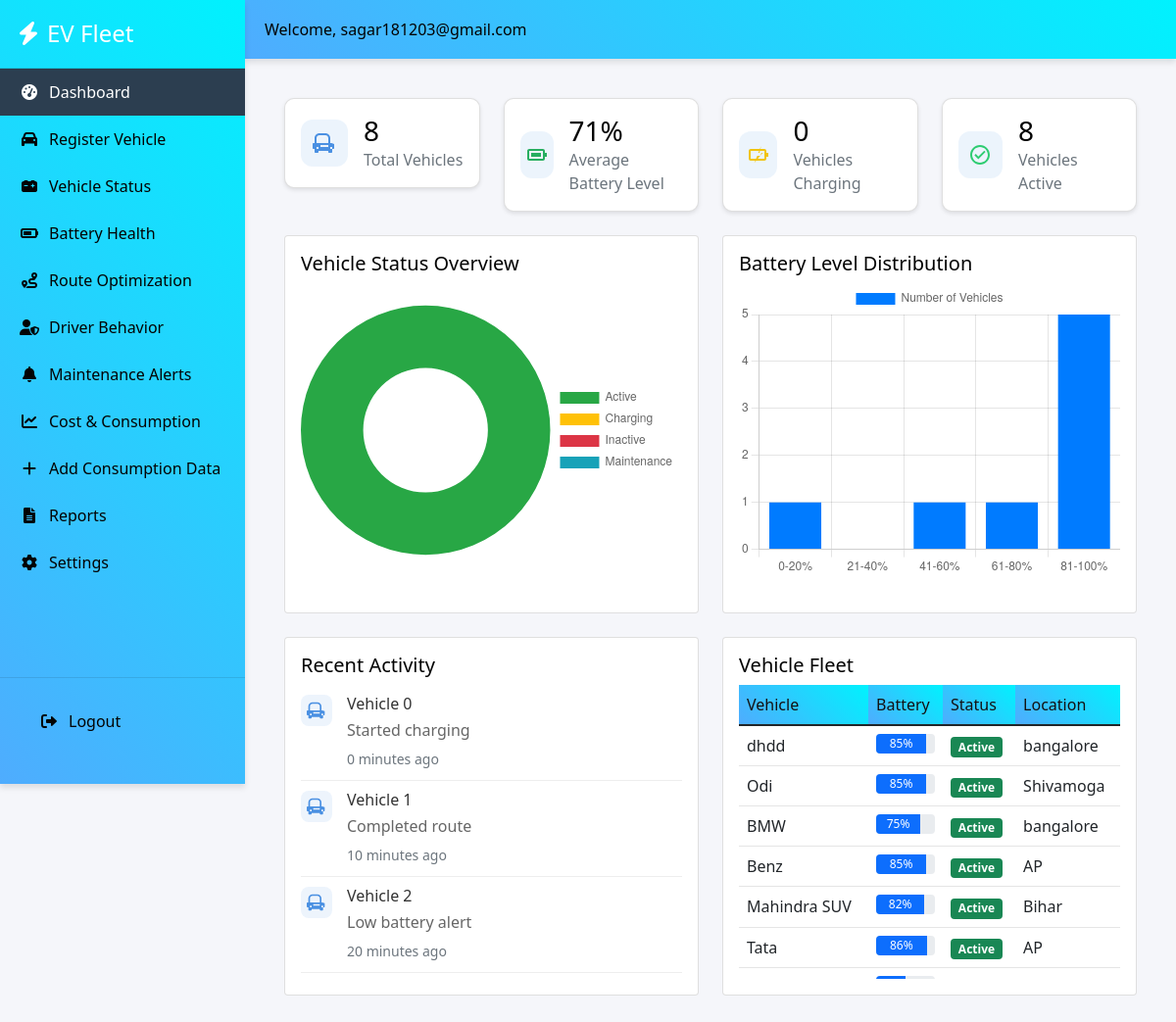
The page /dashboard (signed in) on the database its author committed.
### app.py (models this page shows)
class Vehicle(db.Model):
    id = db.Column(db.Integer, primary_key=True)
    vehicle_name = db.Column(db.String(100), nullable=False)
    vehicle_number = db.Column(db.String(50), unique=True, nullable=False)
    owner_name = db.Column(db.String(100), nullable=False)
    battery_status = db.Column(db.Integer, nullable=False)
    location = db.Column(db.String(200), nullable=False)
    speed = db.Column(db.Float, nullable=False)

### app.py (the view, shortened to what this page needs)
@app.route('/dashboard')
def dashboard():
    if not session.get('logged_in'):
        return redirect(url_for('login'))
    try:
        vehicles = Vehicle.query.all()
        total_vehicles = len(vehicles)
        battery_levels = [v.battery_status for v in vehicles]
        avg_battery_level = round(sum(battery_levels) / total_vehicles)
        vehicles_charging = sum(1 for v in vehicles if v.battery_status < 20)
        vehicles_active = sum(1 for v in vehicles if v.speed > 0)
        status_data = [
            sum(1 for v in vehicles if v.speed > 0),  # Active
            sum(1 for v in vehicles if v.battery_status < 20),  # Charging
            sum(1 for v in vehicles if v.speed == 0 and v.battery_status >= 20),  # Inactive
            sum(1 for v in vehicles if v.battery_status < 10)  # Maintenance
        ]
        battery_distribution = [
            sum(1 for v in vehicles if 0 <= v.battery_status <= 20),
            sum(1 for v in vehicles if 21 <= v.battery_status <= 40),
            sum(1 for v in vehicles if 41 <= v.battery_status <= 60),
            sum(1 for v in vehicles if 61 <= v.battery_status <= 80),
            sum(1 for v in vehicles if 81 <= v.battery_status <= 100)
        ]
        vehicles_data = []
        for vehicle in vehicles:
            status = 'Active' if vehicle.speed > 0 else 'Charging' if vehicle.battery_status < 20 else 'Inactive'
            vehicles_data.append({
                'vehicle_name': vehicle.vehicle_name,
                'battery_status': vehicle.battery_status,
                'status': status,
                'location': vehicle.location
            })
        recent_activities = []
        for i in range(5):
            activity = {
                'vehicle_id': i,
                'message': ['Started charging', 'Completed route', 'Low battery alert', 'Maintenance required'][i % 4],
                'time_ago': f'{i*10} minutes ago'
            }
            recent_activities.append(activity)
        return render_template('index.html',
            total_vehicles=total_vehicles,
            avg_battery_level=avg_battery_level,
            vehicles_charging=vehicles_charging,
            vehicles_active=vehicles_active,
            status_data=status_data,
            battery_distribution=battery_distribution,
            vehicles=vehicles_data,
            recent_activities=recent_activities
        )
    except Exception as e:
        print(f"Error in dashboard: {str(e)}")
        return render_template('index.html',
            error="Error generating dashboard visualizations",
            total_vehicles=0,
            avg_battery_level=0,
            vehicles_charging=0,
            vehicles_active=0,
            status_data=[],
            battery_distribution=[],
            vehicles=[],
            recent_activities=[]
        )

### templates/index.html (shortened to what this page needs)
{% extends 'base.html' %}
{% block content %}
<div class="container-fluid dashboard-container">
    <div class="row mb-4">
        <div class="col-md-3">
            <div class="card summary-card">
                <div class="card-body d-flex align-items-center">
                    <div class="icon-container me-3">
                        <img src="{{ url_for('static', filename='images/car.svg') }}" alt="Vehicle Icon" class="summary-icon">
                    </div>
                    <div>
                        <h3 class="card-title mb-0">{{ total_vehicles }}</h3>
                        <p class="card-text text-muted">Total Vehicles</p>
                    </div>
                </div>
            </div>
        </div>
        <div class="col-md-3">
            <div class="card summary-card">
                <div class="card-body d-flex align-items-center">
                    <div class="icon-container me-3">
                        <img src="{{ url_for('static', filename='images/battery.svg') }}" alt="Battery Icon" class="summary-icon">
                    </div>
                    <div>
                        <h3 class="card-title mb-0">{{ avg_battery_level }}%</h3>
                        <p class="card-text text-muted">Average Battery Level</p>
                    </div>
                </div>
            </div>
        </div>
        <div class="col-md-3">
            <div class="card summary-card">
                <div class="card-body d-flex align-items-center">
                    <div class="icon-container me-3">
                        <img src="{{ url_for('static', filename='images/charging.svg') }}" alt="Charging Icon" class="summary-icon">
                    </div>
                    <div>
                        <h3 class="card-title mb-0">{{ vehicles_charging }}</h3>
                        <p class="card-text text-muted">Vehicles Charging</p>
                    </div>
                </div>
            </div>
        </div>
        <div class="col-md-3">
            <div class="card summary-card">
                <div class="card-body d-flex align-items-center">
                    <div class="icon-container me-3">
                        <img src="{{ url_for('static', filename='images/active.svg') }}" alt="Active Icon" class="summary-icon">
                    </div>
                    <div>
                        <h3 class="card-title mb-0">{{ vehicles_active }}</h3>
                        <p class="card-text text-muted">Vehicles Active</p>
                    </div>
                </div>
            </div>
        </div>
    </div>
    <div class="row mb-4">
        <div class="col-md-6">
            <div class="card">
                <div class="card-body">
                    <h5 class="card-title">Vehicle Status Overview</h5>
                    <div class="chart-container">
                        <canvas id="statusChart"></canvas>
                    </div>
                </div>
            </div>
        </div>
        <div class="col-md-6">
            <div class="card">
                <div class="card-body">
                    <h5 class="card-title">Battery Level Distribution</h5>
                    <div class="chart-container">
                        <canvas id="batteryChart"></canvas>
                    </div>
                </div>
            </div>
        </div>
    </div>
    <div class="row">
        <div class="col-md-6">
            <div class="card">
                <div class="card-body">
                    <h5 class="card-title">Recent Activity</h5>
                    <div class="activity-list">
                        {% for activity in recent_activities %}
                        <div class="activity-item">
                            <div class="activity-icon">
                                <img src="{{ url_for('static', filename='images/car-small.svg') }}" alt="Vehicle Icon">
                            </div>
                            <div class="activity-content">
                                <h6>Vehicle {{ activity.vehicle_id }}</h6>
                                <p>{{ activity.message }}</p>
                                <small class="text-muted">{{ activity.time_ago }}</small>
                            </div>
                        </div>
                        {% endfor %}
                    </div>
                </div>
            </div>
        </div>
        <div class="col-md-6">
            <div class="card">
                <div class="card-body">
                    <h5 class="card-title">Vehicle Fleet</h5>
                    <div class="table-responsive">
                        <table class="table table-hover">
                            <thead>
                                <tr>
                                    <th>Vehicle</th>
                                    <th>Battery</th>
                                    <th>Status</th>
                                    <th>Location</th>
                                </tr>
                            </thead>
                            <tbody>
                                {% for vehicle in vehicles %}
                                <tr>
                                    <td>{{ vehicle.vehicle_name }}</td>
                                    <td>
                                        <div class="progress">
                                            <div class="progress-bar" role="progressbar"
                                                 style="width: {{ vehicle.battery_status }}%"
                                                 aria-valuenow="{{ vehicle.battery_status }}"
                                                 aria-valuemin="0"
                                                 aria-valuemax="100">{{ vehicle.battery_status }}%</div>
                                        </div>
                                    </td>
                                    <td>
                                        <span class="badge bg-{{ 'success' if vehicle.status == 'Active' else 'warning' }}">
                                            {{ vehicle.status }}
                                        </span>
                                    </td>
                                    <td>{{ vehicle.location }}</td>
                                </tr>
                                {% endfor %}
                            </tbody>
                        </table>
                    </div>
                </div>
            </div>
        </div>
    </div>
</div>
{% endblock %}
{% block scripts %}
<script>
// Status Chart
const statusCtx = document.getElementById('statusChart').getContext('2d');
new Chart(statusCtx, {
    type: 'doughnut',
    data: {
        labels: ['Active', 'Charging', 'Inactive', 'Maintenance'],
        datasets: [{
            data: {{ status_data|tojson|safe }},
            backgroundColor: ['#28a745', '#ffc107', '#dc3545', '#17a2b8'],
            borderWidth: 0
        }]
    },
    options: {
        responsive: true,
        maintainAspectRatio: false,
        plugins: {
            legend: {
                position: 'right'
            }
        }
    }
});
// Battery Distribution Chart
const batteryCtx = document.getElementById('batteryChart').getContext('2d');
new Chart(batteryCtx, {
    type: 'bar',
    data: {
        labels: ['0-20%', '21-40%', '41-60%', '61-80%', '81-100%'],
        datasets: [{
            label: 'Number of Vehicles',
            data: {{ battery_distribution|tojson|safe }},
            backgroundColor: '#007bff',
            borderWidth: 0
        }]
    },
    options: {
        responsive: true,
        maintainAspectRatio: false,
        scales: {
            y: {
                beginAtZero: true,
                ticks: {
                    stepSize: 1
                }
            }
        }
    }
});
</script>
{% endblock %}

### templates/base.html (shortened to what this page needs)
<!DOCTYPE html>
<html lang="en">
<head>
    <link href="https://cdn.jsdelivr.net/npm/bootstrap@5.1.3/dist/css/bootstrap.min.css" rel="stylesheet">
    <link rel="stylesheet" href="https://cdnjs.cloudflare.com/ajax/libs/font-awesome/6.0.0/css/all.min.css">
    <link rel="stylesheet" href="{{ url_for('static', filename='css/style.css') }}">
</head>
<body>
    <div class="app-container">
        <nav class="sidebar">
            <div class="sidebar-header">
                <h3><i class="fas fa-bolt"></i> EV Fleet</h3>
            </div>
            <ul class="nav flex-column">
                <li class="nav-item">
                    <a class="nav-link {% if request.endpoint == 'dashboard' %}active{% endif %}"
                       href="{{ url_for('dashboard') }}">
                        <i class="fas fa-tachometer-alt"></i> Dashboard
                    </a>
                </li>
                <li class="nav-item">
                    <a class="nav-link {% if request.endpoint == 'register_vehicle' %}active{% endif %}"
                       href="{{ url_for('register_vehicle') }}">
                        <i class="fas fa-car"></i> Register Vehicle
                    </a>
                </li>
                <li class="nav-item">
                    <a class="nav-link {% if request.endpoint == 'vehicle_status' %}active{% endif %}"
                       href="{{ url_for('vehicle_status') }}">
                        <i class="fas fa-car-battery"></i> Vehicle Status
                    </a>
                </li>
                <li class="nav-item">
                    <a class="nav-link {% if request.endpoint == 'battery_health_status' %}active{% endif %}"
                       href="{{ url_for('battery_health_status') }}">
                        <i class="fas fa-battery-three-quarters"></i> Battery Health
                    </a>
                </li>
                <li class="nav-item">
                    <a class="nav-link {% if request.endpoint == 'route_optimization' %}active{% endif %}"
                       href="{{ url_for('route_optimization') }}">
                        <i class="fas fa-route"></i> Route Optimization
                    </a>
                </li>
                <li class="nav-item">
                    <a class="nav-link {% if request.endpoint == 'driver_behavior' %}active{% endif %}"
                       href="{{ url_for('driver_behavior') }}">
                        <i class="fas fa-user-shield"></i> Driver Behavior
                    </a>
                </li>
                <li class="nav-item">
                    <a class="nav-link {% if request.endpoint == 'maintenance_alerts' %}active{% endif %}"
                       href="{{ url_for('maintenance_alerts') }}">
                        <i class="fas fa-bell"></i> Maintenance Alerts
                    </a>
                </li>
                <li class="nav-item">
                    <a class="nav-link {% if request.endpoint == 'consumption_metrics' %}active{% endif %}"
                       href="{{ url_for('consumption_page') }}">
                        <i class="fas fa-chart-line"></i> Cost & Consumption
                    </a>
                </li>
                <li class="nav-item">
                    <a class="nav-link" href="{{ url_for('add_consumption_page') }}">
                        <i class="fas fa-plus"></i> Add Consumption Data
                    </a>
                </li>
                <li class="nav-item">
                    <a class="nav-link {% if request.endpoint == 'report_generation' %}active{% endif %}"
                       href="{{ url_for('report_generation') }}">
                        <i class="fas fa-file-alt"></i> Reports
                    </a>
                </li>
                <li class="nav-item">
                    <a class="nav-link {% if request.endpoint == 'settings' %}active{% endif %}"
                       href="{{ url_for('settings') }}">
                        <i class="fas fa-cog"></i> Settings
                    </a>
                </li>
            </ul>
            <div class="sidebar-footer">
                <a href="{{ url_for('logout') }}" class="nav-link">
                    <i class="fas fa-sign-out-alt"></i> Logout
                </a>
            </div>
        </nav>
        <main class="main-content">
            <div class="top-bar">
                <div class="user-info">
                    <span>Welcome, {{ session.get('username', 'User') }}</span>
                </div>
            </div>
            <div class="content-wrapper">
                {% block content %}{% endblock %}
            </div>
        </main>
    </div>
    {% block scripts %}{% endblock %}
</body>
</html>

### rows shown on the page
Vehicle: vehicle_name "dhdd", battery_status "85", status "Active", location "bangalore"
Vehicle: vehicle_name "Odi", battery_status "85", status "Active", location "Shivamoga"
Vehicle: vehicle_name "BMW", battery_status "75", status "Active", location "bangalore"
Vehicle: vehicle_name "Benz", battery_status "85", status "Active", location "AP"
Vehicle: vehicle_name "Mahindra SUV", battery_status "82", status "Active", location "Bihar"
Vehicle: vehicle_name "Tata", battery_status "86", status "Active", location "AP"

### other values the page prints
{{ session.get('username', 'User') }} "sagar181203@gmail.com"
{{ total_vehicles }} "8"
{{ avg_battery_level }} "71"
{{ vehicles_charging }} "0"
{{ vehicles_active }} "8"
{{ activity.vehicle_id }} "0" "1" "2"
{{ activity.message }} "Started charging" "Completed route" "Low battery alert"
{{ activity.time_ago }} "0 minutes ago" "10 minutes ago" "20 minutes ago"
chart data {{ status_data|tojson|safe }} [8, 0, 0, 0]
chart data {{ battery_distribution|tojson|safe }} [1, 0, 1, 1, 5]
